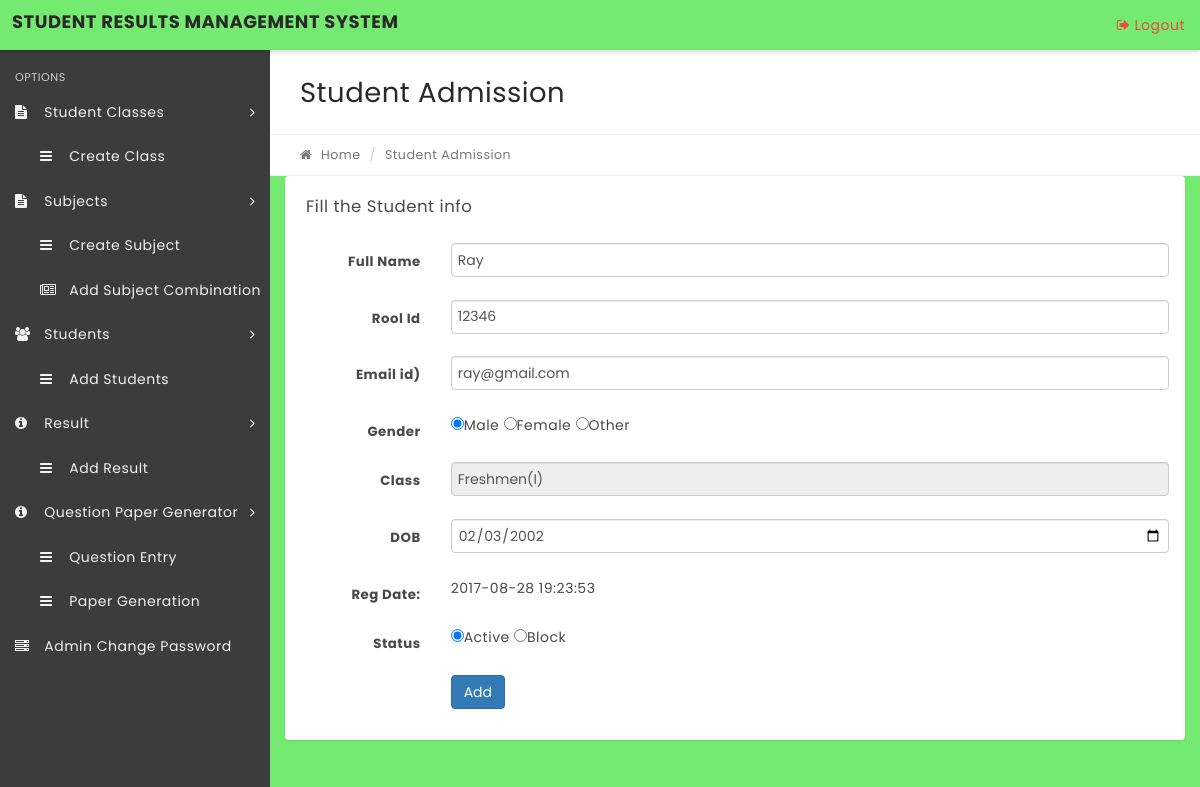
Page /edit-student.php?stid=2 on the committed database.
### tables this page shows
CREATE TABLE `tblstudents` (
  `StudentId` int(11) NOT NULL,
  `StudentName` varchar(100) NOT NULL,
  `RollId` varchar(100) NOT NULL,
  `StudentEmail` varchar(100) NOT NULL,
  `Gender` varchar(10) NOT NULL,
  `DOB` varchar(100) NOT NULL,
  `ClassId` int(11) NOT NULL,
  `RegDate` timestamp NOT NULL DEFAULT current_timestamp(),
  `UpdationDate` timestamp NULL DEFAULT NULL ON UPDATE current_timestamp(),
  `Status` int(1) NOT NULL
);

CREATE TABLE `tblclasses` (
  `id` int(11) NOT NULL,
  `ClassName` varchar(80) DEFAULT NULL,
  `ClassNameNumeric` int(4) NOT NULL,
  `Section` varchar(5) NOT NULL,
  `CreationDate` timestamp NOT NULL DEFAULT current_timestamp(),
  `UpdationDate` timestamp NOT NULL DEFAULT '0000-00-00 00:00:00' ON UPDATE current_timestamp()
);

### edit-student.php (the view, shortened to what this page needs)
<?php
include('includes/config.php');
if(strlen($_SESSION['alogin'])=="")
    {
    header("Location: index.php");
    }
    else{
$stid=intval($_GET['stid']);
?>
<!DOCTYPE html>
<html lang="en">
    <head>
        <link rel="stylesheet" href="css/bootstrap.min.css" media="screen" >
        <link rel="stylesheet" href="css/font-awesome.min.css" media="screen" >
        <link rel="stylesheet" href="css/animate-css/animate.min.css" media="screen" >
        <link rel="stylesheet" href="css/lobipanel/lobipanel.min.css" media="screen" >
        <link rel="stylesheet" href="css/prism/prism.css" media="screen" >
        <link rel="stylesheet" href="css/select2/select2.min.css" >
        <link rel="stylesheet" href="css/main.css" media="screen" >
    </head>
    <body class="top-navbar-fixed" style='background-color:rgb(116, 235, 112)!important;'>
        <div class="main-wrapper">
  <?php include('includes/topbar.php');?>
            <div class="content-wrapper">
                <div class="content-container">
                   <?php include('includes/leftbar.php');?>
                    <div class="main-page">
                     <div class="container-fluid">
                            <div class="row page-title-div">
                                <div class="col-md-6">
                                    <h2 class="title">Student Admission</h2>
                                </div>
                            </div>
                            <div class="row breadcrumb-div">
                                <div class="col-md-6">
                                    <ul class="breadcrumb">
                                        <li><a href="dashboard.php"><i class="fa fa-home"></i> Home</a></li>
                                        <li class="active">Student Admission</li>
                                    </ul>
                                </div>
                            </div>
                        </div>
                        <div class="container-fluid">
                        <div class="row">
                                    <div class="col-md-12">
                                        <div class="panel">
                                            <div class="panel-heading">
                                                <div class="panel-title">
                                                    <h5>Fill the Student info</h5>
                                                </div>
                                            </div>
                                            <div class="panel-body">
                                                <form class="form-horizontal" method="post">
<?php
$sql = "SELECT tblstudents.StudentName,tblstudents.RollId,tblstudents.RegDate,tblstudents.StudentId,tblstudents.Status,tblstudents.StudentEmail,tblstudents.Gender,tblstudents.DOB,tblclasses.ClassName,tblclasses.Section from tblstudents join tblclasses on tblclasses.id=tblstudents.ClassId where tblstudents.StudentId=:stid";
$query = $dbh->prepare($sql);
$query->bindParam(':stid',$stid,PDO::PARAM_STR);
$query->execute();
$results=$query->fetchAll(PDO::FETCH_OBJ);
if($query->rowCount() > 0)
{
foreach($results as $result)
{  ?>
<div class="form-group">
<label for="default" class="col-sm-2 control-label">Full Name</label>
<div class="col-sm-10">
<input type="text" name="fullanme" class="form-control" id="fullanme" value="<?php echo htmlentities($result->StudentName)?>" required="required" autocomplete="off">
</div>
</div>
<div class="form-group">
<label for="default" class="col-sm-2 control-label">Rool Id</label>
<div class="col-sm-10">
<input type="text" name="rollid" class="form-control" id="rollid" value="<?php echo htmlentities($result->RollId)?>" maxlength="5" required="required" autocomplete="off">
</div>
</div>
<div class="form-group">
<label for="default" class="col-sm-2 control-label">Email id)</label>
<div class="col-sm-10">
<input type="email" name="emailid" class="form-control" id="email" value="<?php echo htmlentities($result->StudentEmail)?>" required="required" autocomplete="off">
</div>
</div>
<div class="form-group">
<label for="default" class="col-sm-2 control-label">Gender</label>
<div class="col-sm-10">
<?php  $gndr=$result->Gender;
if($gndr=="Male")
{
?>
<input type="radio" name="gender" value="Male" required="required" checked>Male <input type="radio" name="gender" value="Female" required="required">Female <input type="radio" name="gender" value="Other" required="required">Other
<?php }?>
</div>
</div>
                                                    <div class="form-group">
                                                        <label for="default" class="col-sm-2 control-label">Class</label>
                                                        <div class="col-sm-10">
<input type="text" name="classname" class="form-control" id="classname" value="<?php echo htmlentities($result->ClassName)?>(<?php echo htmlentities($result->Section)?>)" readonly>
                                                        </div>
                                                    </div>
<div class="form-group">
                                                        <label for="date" class="col-sm-2 control-label">DOB</label>
                                                        <div class="col-sm-10">
                <input type="date"  name="dob" class="form-control" value="<?php echo htmlentities($result->DOB)?>" id="date">
                                                        </div>
                                                    </div>
<div class="form-group">
<label for="default" class="col-sm-2 control-label">Reg Date: </label>
<div class="col-sm-10">
<?php echo htmlentities($result->RegDate)?>
</div>
</div>
<div class="form-group">
<label for="default" class="col-sm-2 control-label">Status</label>
<div class="col-sm-10">
<?php  $stats=$result->Status;
if($stats=="1")
{
?>
<input type="radio" name="status" value="1" required="required" checked>Active <input type="radio" name="status" value="0" required="required">Block
<?php }?>
</div>
</div>
<?php }} ?>
                                                    <div class="form-group">
                                                        <div class="col-sm-offset-2 col-sm-10">
                                                            <button type="submit" name="submit" class="btn btn-primary">Add</button>
                                                        </div>
                                                    </div>
                                                </form>
                                            </div>
                                        </div>
                                    </div>
                                </div>
                    </div>
                </div>
            </div>
        </div>
    </body>
</html>
<?PHP } ?>

### rows in the picture
tblstudents: fullanme "Ray", rollid "12346", emailid "ray@gmail.com", classname "Freshmen(I)", dob "02/03/2002", RegDate "2017-08-28 19:23:53"
